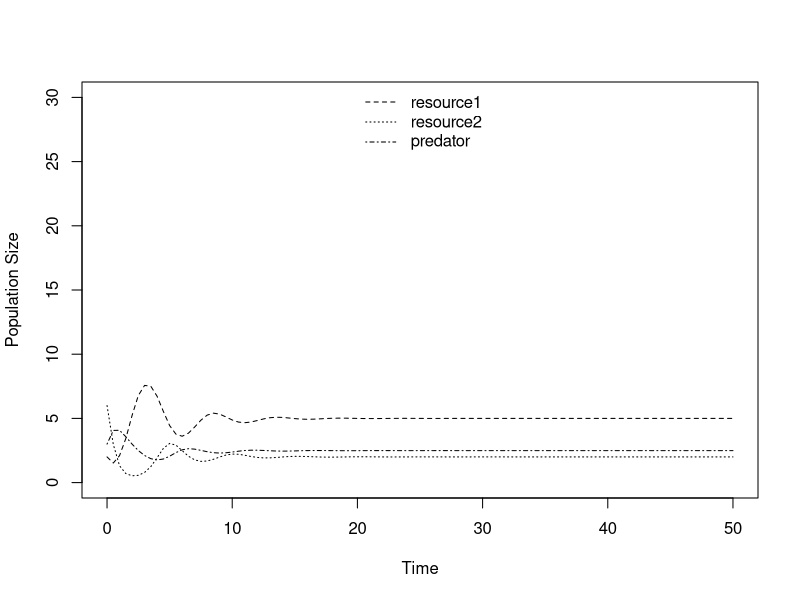
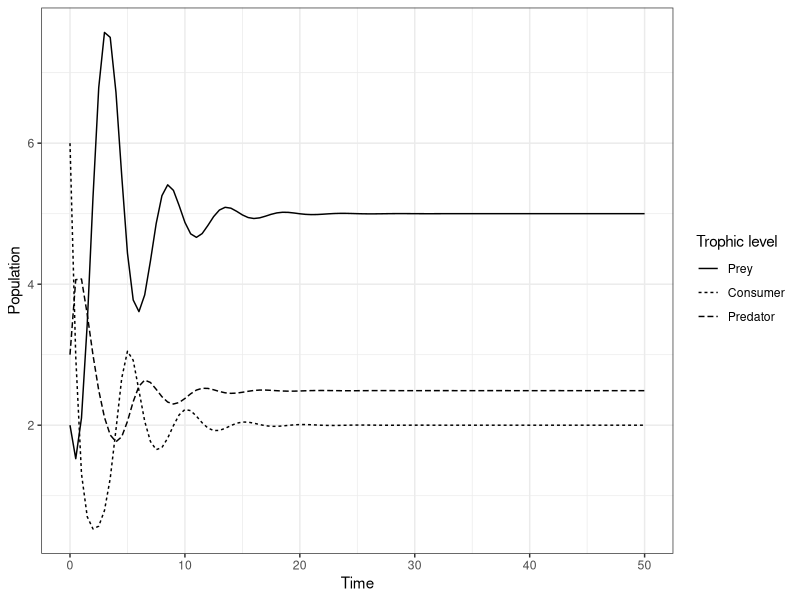

Write R code to recreate these figures, in order.
library(deSolve)
library(ggplot2)
####META INFO####
#From Abrams 1993. Effect of Increased Productivity on the Abundances of Trophic Levels.
#The American Naturalist, Vol. 141, No. 3. (Mar., 1993), pp. 351-371
#Model based on figure 2.1.

####FUNCTION####
predprey.log.prey <- function(t, y, params) {
  R <- y[1]
  C <- y[2]
  P <- y[3]
  with(as.list(params), {
    dR.dt <- r * R * (1 - R / k) - a1 * R * C
    dC.dt <- e1 * a1 * R * C - P * C * a2 - d1*C
    dP.dt <- e2 * a2 * C * P - d * P
    return(list(c(dR.dt, dC.dt, dP.dt)))
  })
}
r <- 2 #Intrinsic growth of resource; the same for both
e1 <- 0.5 #Efficacy of take-up from resource to consumer
e2 <- 0.5 #Efficacy of take-up from consumer to predator
a1 <- 0.5 #Attack rate of consumer on resource
a2 <- 0.5 #Attack rate of predator on consumer
d1 <- 0.005 #Mortality of consumer
d <- 0.5 #Mortality of predator
k <- 10 #Carrying capacity of resource

R0 <- 2 #Initial resource population
C0 <- 6 #Initial consumer population
P0 <- 3 #Initial peradtor population
params.log.prey1 <- c(r = r, e1 = e1, e2 = e2, a1 = a1, a2 = a2, d = d, d1 = d1, k = k) #Specify parameters
MaxTime <- 50 #Set time point to solve until
Time <- seq(0, MaxTime, by = 0.5) #Set time steps
log.prey.out <- ode(c(R0, C0, P0), Time, predprey.log.prey, params.log.prey1) #Solve differential equations using deSolve

####PLOTTING####
matplot(Time, (log.prey.out[, 2:4]), type = "l", lty = 2:4, col=1, ylab = "Population Size", xlab="Time", ylim = c(0,30))
legend("top", c(expression("resource1"), expression("resource2"), expression("predator")), lty = 2:4, bty = "n")

####PLOT WITH GGOPLOT####
library(ggplot2)
library(tidyr)
#Reshape to long format
log.prey.out <- as.data.frame(log.prey.out)
log.prey.out$time <- as.numeric(log.prey.out$time)
log.prey.out <- gather(log.prey.out, key = "Trophic level", value = "Population_size", -time)

ggplot(data = log.prey.out, aes(x = time, y = Population_size, linetype = `Trophic level`)) +
  geom_line() +
  theme_bw() + 
  labs(x = "Time", y = "Population") +
  scale_linetype_discrete(labels=c('Prey', 'Consumer', 'Predator'))
